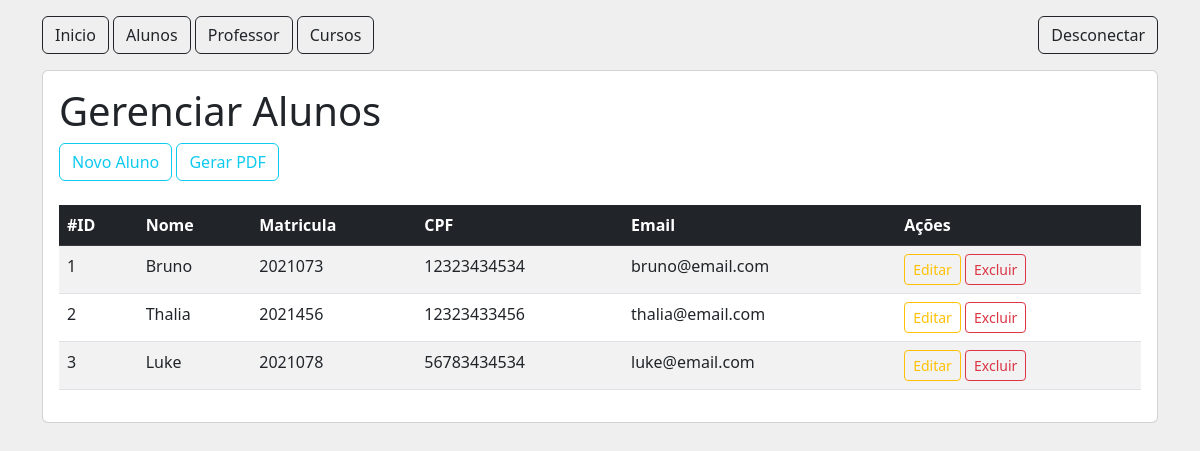
The app's page /alunos/listar with its own data.
### tables this page shows
CREATE TABLE tb_alunos (
    id INT PRIMARY KEY AUTO_INCREMENT,
    nome VARCHAR(100) NOT NULL,
    matricula VARCHAR(20) UNIQUE NOT NULL,
    email VARCHAR(100) UNIQUE NOT NULL,
    status TINYINT NOT NULL,
    genero VARCHAR(20) NOT NULL,
    dataNascimento DATETIME NOT NULL,
    cpf CHAR(11) UNIQUE NOT NULL
);

### src/Controller/AbstractController.php (called while the page is built, shortened)
<?php
abstract class AbstractController
{
    public function render(string $view, array $dados = []): void
    {
        extract($dados);
        include_once '../views/template/header.phtml';
        include_once '../views/template/menu.phtml';
        include_once "../views/{$view}.phtml";
        include_once '../views/template/footer.phtml';
    }
}

### src/Controller/AlunoController.php (called while the page is built, shortened)
<?php
class AlunoController extends AbstractController
{
    private AlunoRepository $repository;
    public function __construct()
    {
        $this->repository = new AlunoRepository;
    }
    public function listar(): void
    {
        $alunos = $this->repository->buscarTodos();
        $this->render('aluno/listar', ['alunos' => $alunos,]);
    }
}

### public/index.php (called while the page is built, shortened)
<?php
$rotas = require '../config/routes.php';
$url = $_SERVER['REQUEST_URI'];
$rota = explode('?',$url)[0];
$method = $rotas[$rota]['method'];
(new $controller)->$method();

### src/Connection/DatabaseConnection.php (called while the page is built, shortened)
<?php
class DatabaseConnection
{
    public static function abrirConexao(): PDO
    {
        return new PDO("mysql:host=localhost;dbname=".DB_NAME, DB_USER, DB_PASSWORD);
    }
}

### src/Repository/AlunoRepository.php (called while the page is built, shortened)
<?php
class AlunoRepository implements RepositoryInterface
{
    public PDO $pdo;
    public function __construct()
    {
        $this->pdo = DatabaseConnection::abrirConexao();
    }
    public function buscarTodos(): iterable
    {
        $sql = "SELECT * FROM ".self::TABLE;
        $query= $this->pdo->query($sql);
        $query->execute();
        return $query->fetchAll(PDO::FETCH_CLASS, Aluno::class);
    }
}

### Views/aluno/listar.phtml (the view)
<section class="mt-3 card card-body">
    <h1>Gerenciar Alunos</h1>
    <div>
        <a href="/alunos/novo" class="btn btn-outline-info">Novo Aluno</a>
        <a href="/alunos/relatorio" target="_blank" class="btn btn-outline-info">Gerar PDF</a>
    </div>
    <table class="table table-striped table-hover mt-4">
        <thead class="table-dark">
            <tr>
                <th>#ID</th>
                <th>Nome</th>
                <th>Matricula</th>
                <th>CPF</th>
                <th>Email</th>
                <th>Ações</th>
            </tr>
        </thead>
        <tbody>
            <?php
                foreach ($alunos ?? [] as $aluno){
                    echo "
                    <tr>
                        <td>{$aluno->id}</td>
                        <td>{$aluno->nome}</td>
                        <td>{$aluno->matricula}</td>
                        <td>{$aluno->cpf}</td>
                        <td>{$aluno->email}</td>
                        <td>
                            <a href='/alunos/editar?id={$aluno->id}' class='btn btn-outline-warning btn-sm'>Editar</a>
                            <a href='/alunos/excluir?id={$aluno->id}' class='btn btn-outline-danger btn-sm'>Excluir</a>
                        </td>
                    </tr>";
                }
            ?>
        </tbody>
    </table>
</section>

### Views/template/header.phtml (shortened to what this page needs)
<!DOCTYPE html>
<html lang="pt-br">
<head>
    <link href="https://cdn.jsdelivr.net/npm/bootstrap@5.2.3/dist/css/bootstrap.min.css" rel="stylesheet">
</head>
<body class="container" style="background-color: #EFEFEF;">

### Views/template/menu.phtml
<nav class="mt-3 d-flex justify-content-between">
    <div class="text-start">
        <a href="/" class="btn btn-outline-dark">Inicio</a>
        <a href="/alunos/listar" class="btn btn-outline-dark">Alunos</a>
        <a href="/professores/listar" class="btn btn-outline-dark">Professor</a>
        <a href="/cursos/listar" class="btn btn-outline-dark">Cursos</a>
    </div>
    <div class="text-end">
        <a href="/logout" class="btn btn-outline-dark">Desconectar</a>
    </div>
</nav>

### records on screen
tb_alunos: id "1", nome "Bruno", matricula "2021073", cpf "12323434534", email "bruno@email.com"
tb_alunos: id "2", nome "Thalia", matricula "2021456", cpf "12323433456", email "thalia@email.com"
tb_alunos: id "3", nome "Luke", matricula "2021078", cpf "56783434534", email "luke@email.com"
